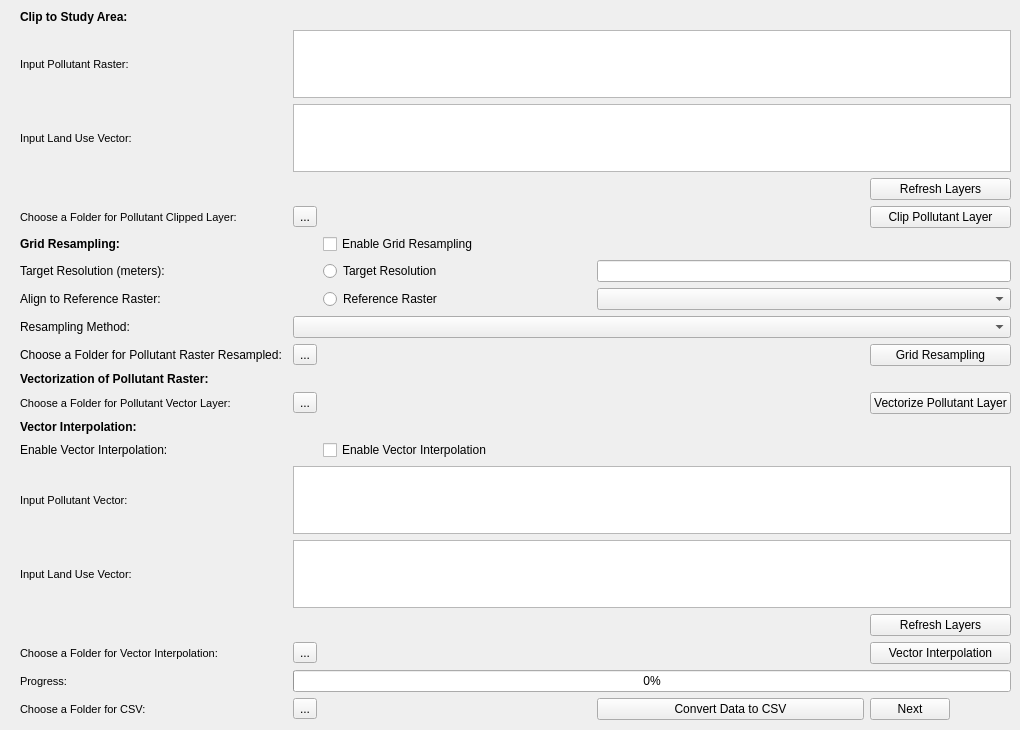
   <widget class="QWidget" name="tDataSpatialRefinement">
    <property name="sizePolicy">
     <sizepolicy hsizetype="Expanding" vsizetype="Expanding">
      <horstretch>0</horstretch>
      <verstretch>0</verstretch>
     </sizepolicy>
    </property>
    <property name="minimumSize">
     <size>
      <width>750</width>
      <height>500</height>
     </size>
    </property>
    <property name="maximumSize">
     <size>
      <width>1200</width>
      <height>850</height>
     </size>
    </property>
    <property name="sizeIncrement">
     <size>
      <width>1</width>
      <height>1</height>
     </size>
    </property>
    <property name="baseSize">
     <size>
      <width>993</width>
      <height>720</height>
     </size>
    </property>
    <attribute name="title">
     <string>Data Spatial Refinement</string>
    </attribute>
    <widget class="QWidget" name="layoutWidget_5">
     <property name="geometry">
      <rect>
       <x>20</x>
       <y>10</y>
       <width>991</width>
       <height>711</height>
      </rect>
     </property>
     <layout class="QGridLayout" name="gLDataRefinement">
      <item row="17" column="0">
       <widget class="QLabel" name="lChooseFolderDataRefinementCSVSaveVectorAlign">
        <property name="font">
         <font>
          <pointsize>8</pointsize>
         </font>
        </property>
        <property name="text">
         <string>Choose a Folder for Vector Interpolation:</string>
        </property>
       </widget>
      </item>
      <item row="6" column="0">
       <widget class="QLabel" name="lTargetResolustionMeters">
        <property name="text">
         <string>Target Resolution (meters):</string>
        </property>
       </widget>
      </item>
      <item row="7" column="0">
       <widget class="QLabel" name="lAligntoReferenceRaster">
        <property name="text">
         <string>Align to Reference Raster:</string>
        </property>
       </widget>
      </item>
      <item row="19" column="3">
       <widget class="QPushButton" name="pBConvertDataCSV">
        <property name="text">
         <string>Convert Data to CSV</string>
        </property>
        <property name="icon">
         <iconset>
          <normaloff>Icons/ConvertCSV.svg</normaloff>Icons/ConvertCSV.svg</iconset>
        </property>
       </widget>
      </item>
      <item row="4" column="1">
       <widget class="QToolButton" name="tBChooseFolderDataRefinementClipPollutantLayer">
        <property name="text">
         <string>...</string>
        </property>
       </widget>
      </item>
      <item row="14" column="1" colspan="4">
       <widget class="QListWidget" name="lWInputPollutantVectorAlign">
        <property name="selectionMode">
         <enum>QAbstractItemView::MultiSelection</enum>
        </property>
       </widget>
      </item>
      <item row="14" column="0">
       <widget class="QLabel" name="lInputPollutantVectorAlign">
        <property name="font">
         <font>
          <pointsize>8</pointsize>
         </font>
        </property>
        <property name="text">
         <string>Input Pollutant Vector:</string>
        </property>
       </widget>
      </item>
      <item row="5" column="0">
       <widget class="QLabel" name="lGridResampling">
        <property name="font">
         <font>
          <pointsize>9</pointsize>
          <weight>75</weight>
          <bold>true</bold>
         </font>
        </property>
        <property name="text">
         <string>Grid Resampling:</string>
        </property>
       </widget>
      </item>
      <item row="19" column="1">
       <widget class="QToolButton" name="tBChooseFolderDataRefinementCSVSave">
        <property name="text">
         <string>...</string>
        </property>
       </widget>
      </item>
      <item row="16" column="4">
       <widget class="QPushButton" name="pBRefreshAlgin">
        <property name="text">
         <string>Refresh Layers</string>
        </property>
       </widget>
      </item>
      <item row="11" column="4">
       <widget class="QPushButton" name="pBConvertPollutantLayertoVector">
        <property name="text">
         <string>Vectorize Pollutant Layer</string>
        </property>
       </widget>
      </item>
      <item row="18" column="0">
       <widget class="QLabel" name="lProgressDataRefinement">
        <property name="font">
         <font>
          <pointsize>8</pointsize>
         </font>
        </property>
        <property name="text">
         <string>Progress:</string>
        </property>
       </widget>
      </item>
      <item row="17" column="1">
       <widget class="QToolButton" name="tBChooseFolderDataRefinementCSVSaveVectorAlign">
        <property name="text">
         <string>...</string>
        </property>
       </widget>
      </item>
      <item row="1" column="1" colspan="4">
       <widget class="QListWidget" name="lWInputPollutantRasterClip">
        <property name="selectionMode">
         <enum>QAbstractItemView::MultiSelection</enum>
        </property>
       </widget>
      </item>
      <item row="2" column="1" colspan="4">
       <widget class="QListWidget" name="lWInputLandUseVectorClip">
        <property name="selectionMode">
         <enum>QAbstractItemView::MultiSelection</enum>
        </property>
       </widget>
      </item>
      <item row="2" column="0">
       <widget class="QLabel" name="lInputLandUseVectorClip">
        <property name="font">
         <font>
          <pointsize>8</pointsize>
         </font>
        </property>
        <property name="text">
         <string>Input Land Use Vector:</string>
        </property>
       </widget>
      </item>
      <item row="1" column="0">
       <widget class="QLabel" name="lInputPollutantRasterClip">
        <property name="font">
         <font>
          <pointsize>8</pointsize>
         </font>
        </property>
        <property name="text">
         <string>Input Pollutant Raster:</string>
        </property>
       </widget>
      </item>
      <item row="15" column="1" colspan="4">
       <widget class="QListWidget" name="lWInputLandUseVectorAlign">
        <property name="selectionMode">
         <enum>QAbstractItemView::MultiSelection</enum>
        </property>
       </widget>
      </item>
      <item row="19" column="0">
       <widget class="QLabel" name="lChooseFolderDataRefinementCSVSave">
        <property name="font">
         <font>
          <pointsize>8</pointsize>
         </font>
        </property>
        <property name="text">
         <string>Choose a Folder for CSV:</string>
        </property>
       </widget>
      </item>
      <item row="4" column="4">
       <widget class="QPushButton" name="pBClipPollutantLayer">
        <property name="text">
         <string>Clip Pollutant Layer</string>
        </property>
       </widget>
      </item>
      <item row="12" column="0">
       <widget class="QLabel" name="lVectorAlignment">
        <property name="font">
         <font>
          <pointsize>9</pointsize>
          <weight>75</weight>
          <bold>true</bold>
         </font>
        </property>
        <property name="text">
         <string>Vector Interpolation:</string>
        </property>
       </widget>
      </item>
      <item row="19" column="4">
       <widget class="QPushButton" name="pBDataRefinementNext">
        <property name="sizePolicy">
         <sizepolicy hsizetype="Maximum" vsizetype="Fixed">
          <horstretch>0</horstretch>
          <verstretch>0</verstretch>
         </sizepolicy>
        </property>
        <property name="text">
         <string>Next</string>
        </property>
        <property name="icon">
         <iconset>
          <normaloff>Icons/Next.svg</normaloff>Icons/Next.svg</iconset>
        </property>
       </widget>
      </item>
      <item row="3" column="4">
       <widget class="QPushButton" name="pBRefreshClip">
        <property name="text">
         <string>Refresh Layers</string>
        </property>
       </widget>
      </item>
      <item row="0" column="0">
       <widget class="QLabel" name="lCliptoStudyArea">
        <property name="font">
         <font>
          <pointsize>9</pointsize>
          <weight>75</weight>
          <bold>true</bold>
         </font>
        </property>
        <property name="text">
         <string>Clip to Study Area:</string>
        </property>
       </widget>
      </item>
      <item row="17" column="4">
       <widget class="QPushButton" name="pBVectorAlign">
        <property name="text">
         <string>Vector Interpolation</string>
        </property>
       </widget>
      </item>
      <item row="4" column="0">
       <widget class="QLabel" name="lChooseFolderDataRefinementClipPollutantLayer">
        <property name="font">
         <font>
          <pointsize>8</pointsize>
         </font>
        </property>
        <property name="text">
         <string>Choose a Folder for Pollutant Clipped Layer:</string>
        </property>
       </widget>
      </item>
      <item row="15" column="0">
       <widget class="QLabel" name="lInputLandUseVectorAlign">
        <property name="font">
         <font>
          <pointsize>8</pointsize>
         </font>
        </property>
        <property name="text">
         <string>Input Land Use Vector:</string>
        </property>
       </widget>
      </item>
      <item row="9" column="0">
       <widget class="QLabel" name="lChooseFolderGridResampling">
        <property name="text">
         <string>Choose a Folder for Pollutant Raster Resampled:</string>
        </property>
       </widget>
      </item>
      <item row="13" column="2">
       <widget class="QCheckBox" name="cBEnableVectorAlignment">
        <property name="text">
         <string>Enable Vector Interpolation</string>
        </property>
       </widget>
      </item>
      <item row="8" column="0">
       <widget class="QLabel" name="lGridResamplingMethod">
        <property name="text">
         <string>Resampling Method:</string>
        </property>
       </widget>
      </item>
      <item row="11" column="0">
       <widget class="QLabel" name="lChooseFolderDataRefinementVectorPollutantLayer">
        <property name="font">
         <font>
          <pointsize>8</pointsize>
         </font>
        </property>
        <property name="text">
         <string>Choose a Folder for Pollutant Vector Layer:</string>
        </property>
       </widget>
      </item>
      <item row="18" column="1" colspan="4">
       <widget class="QProgressBar" name="pBDataRefinement">
        <property name="value">
         <number>0</number>
        </property>
       </widget>
      </item>
      <item row="11" column="1">
       <widget class="QToolButton" name="tBChooseFolderDataRefinementVectorPollutantLayer">
        <property name="text">
         <string>...</string>
        </property>
       </widget>
      </item>
      <item row="13" column="0">
       <widget class="QLabel" name="lEnableVectorAlignment">
        <property name="text">
         <string>Enable Vector Interpolation:</string>
        </property>
       </widget>
      </item>
      <item row="10" column="0">
       <widget class="QLabel" name="lVictorization">
        <property name="font">
         <font>
          <pointsize>9</pointsize>
          <weight>75</weight>
          <bold>true</bold>
         </font>
        </property>
        <property name="text">
         <string>Vectorization of Pollutant Raster:</string>
        </property>
       </widget>
      </item>
      <item row="9" column="1">
       <widget class="QToolButton" name="tBChooseFolderGridResampling">
        <property name="text">
         <string>...</string>
        </property>
       </widget>
      </item>
      <item row="9" column="4">
       <widget class="QPushButton" name="pBGridResampling">
        <property name="text">
         <string>Grid Resampling</string>
        </property>
       </widget>
      </item>
      <item row="5" column="2">
       <widget class="QCheckBox" name="cBEnableGridResampling">
        <property name="text">
         <string>Enable Grid Resampling</string>
        </property>
       </widget>
      </item>
      <item row="8" column="1" colspan="4">
       <widget class="QComboBox" name="cBGridResamplingMethod"/>
      </item>
      <item row="6" column="3" colspan="2">
       <widget class="QLineEdit" name="lETargetResolutionGridResampling"/>
      </item>
      <item row="7" column="3" colspan="2">
       <widget class="QComboBox" name="cBAligntoReferenceRaster"/>
      </item>
      <item row="6" column="2">
       <widget class="QRadioButton" name="rBTargetResolutionGridResampling">
        <property name="text">
         <string>Target Resolution</string>
        </property>
       </widget>
      </item>
      <item row="7" column="2">
       <widget class="QRadioButton" name="rBRefernceRasterGridResampling">
        <property name="text">
         <string>Reference Raster</string>
        </property>
       </widget>
      </item>
     </layout>
    </widget>
   </widget>
